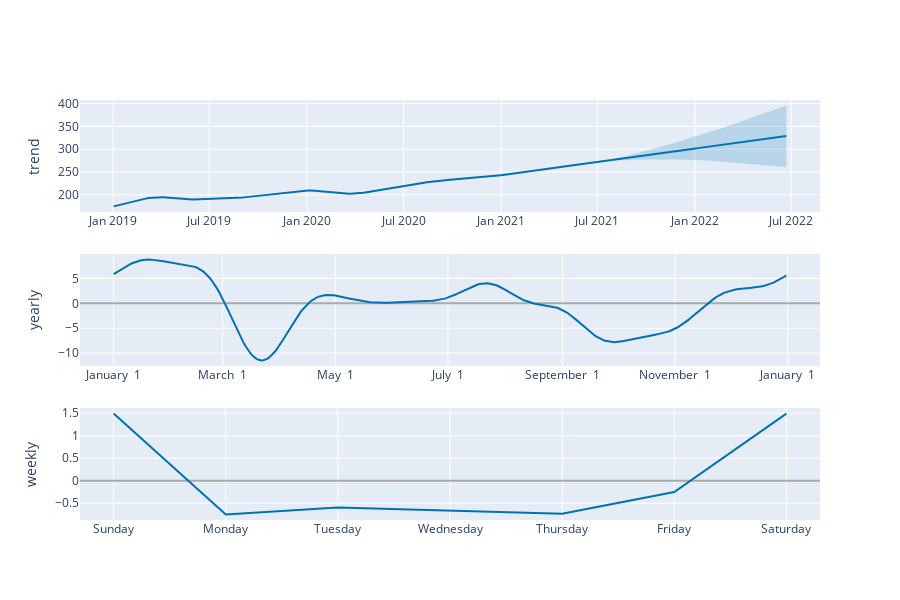

This figure's notebook cell:
### Code cell
#Plot components
fig2 = plot_components_plotly(m,forecast)
fig2.show()

### Figure 1 — Plotly figure (JSON) as saved in the notebook; plotly's stock layout.template omitted (floating-point values rounded to 4 significant figures; data arrays with more than 128 entries replaced by an {"elided": "..."} marker saying what was removed)
{"data": [{"line": {"color": "#0072B2", "width": 2}, "mode": "lines", "name": "trend", "type": "scatter", "x": {"elided": "988 str values"}, "xaxis": "x", "y": {"elided": "988 float values"}, "yaxis": "y"}, {"line": {"color": "rgba(0, 114, 178, 0.2)", "width": 0}, "mode": "lines", "name": "trend_upper", "type": "scatter", "x": {"elided": "988 str values"}, "xaxis": "x", "y": {"elided": "988 float values"}, "yaxis": "y"}, {"fill": "tonexty", "fillcolor": "rgba(0, 114, 178, 0.2)", "line": {"color": "rgba(0, 114, 178, 0.2)", "width": 0}, "mode": "lines", "name": "trend_lower", "type": "scatter", "x": {"elided": "988 str values"}, "xaxis": "x", "y": {"elided": "988 float values"}, "yaxis": "y"}, {"line": {"color": "#0072B2", "width": 2}, "mode": "lines", "name": "yearly", "type": "scatter", "x": {"elided": "365 str values"}, "xaxis": "x2", "y": {"elided": "365 float values"}, "yaxis": "y2"}, {"line": {"color": "#0072B2", "width": 2}, "mode": "lines", "name": "weekly", "type": "scatter", "x": ["2017-01-01T00:00:00", "2017-01-02T00:00:00", "2017-01-03T00:00:00", "2017-01-04T00:00:00", "2017-01-05T00:00:00", "2017-01-06T00:00:00", "2017-01-07T00:00:00"], "xaxis": "x3", "y": [1.49, -0.7481, -0.5933, -0.6555, -0.7333, -0.2506, 1.49], "yaxis": "y3"}], "layout": {"height": 600, "showlegend": false, "width": 900, "xaxis": {"anchor": "y", "domain": [0, 1], "range": ["2018-10-30T15:36:00", "2022-08-24T08:24:00"], "type": "date"}, "xaxis2": {"anchor": "y2", "domain": [0, 1], "range": ["2016-12-13T18:54:02.958904115", "2018-01-18T11:04:57.863013581"], "tickformat": "%B %e", "type": "date"}, "xaxis3": {"anchor": "y3", "domain": [0, 1], "range": ["2016-12-31T16:48:00", "2017-01-07T07:12:00"], "tickformat": "%A", "type": "date"}, "yaxis": {"anchor": "x", "domain": [0.7333, 1], "rangemode": "normal", "title": {"text": "trend"}, "zerolinecolor": "#AAA"}, "yaxis2": {"anchor": "x2", "domain": [0.3667, 0.6333], "title": {"text": "yearly"}, "zerolinecolor": "#AAA"}, "yaxis3": {"anchor": "x3", "domain": [0, 0.2667], "title": {"text": "weekly"}, "zerolinecolor": "#AAA"}}}
